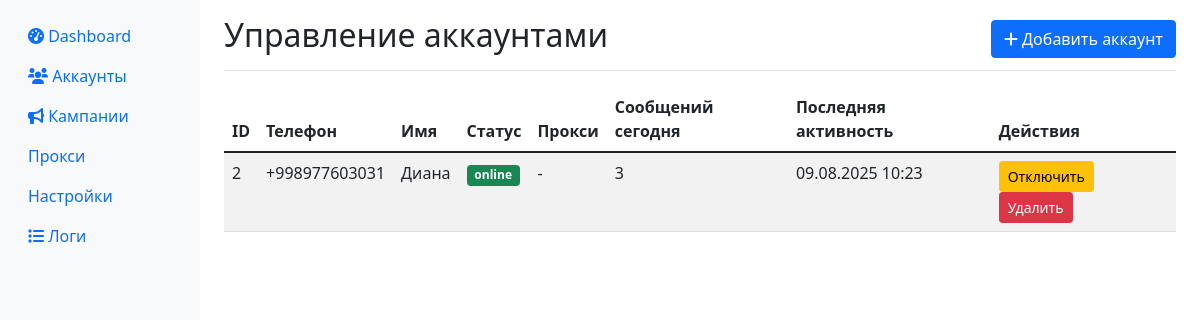
Page /accounts on the earlier database version.
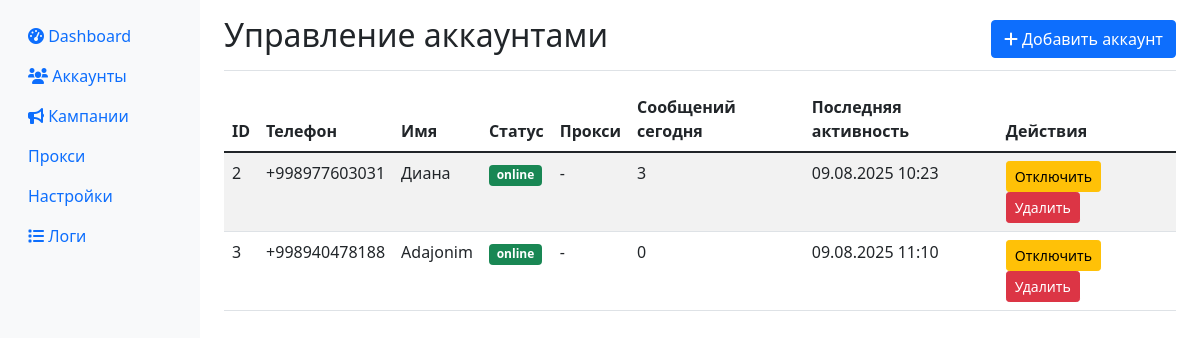
Same page on the later database version.
### app/database.py (models this page shows)
class Account(Base):
    __tablename__ = "accounts"
    id = Column(Integer, primary_key=True, index=True)
    phone = Column(String, unique=True, index=True)
    name = Column(String)
    status = Column(String, default="offline")  # online, offline, blocked, error
    session_data = Column(Text)  # зашифрованная сессия
    proxy = Column(String, nullable=True)
    created_at = Column(DateTime, default=datetime.utcnow)
    last_activity = Column(DateTime, default=datetime.utcnow)
    messages_sent_today = Column(Integer, default=0)
    messages_sent_hour = Column(Integer, default=0)
    last_message_time = Column(DateTime, nullable=True)
    is_active = Column(Boolean, default=True)

### app/web.py (the view)
@app.get("/accounts", response_class=HTMLResponse)
async def accounts_page(request: Request, db: Session = Depends(get_db)):
    accounts = db.query(Account).all()
    return templates.TemplateResponse("accounts.html", {
        "request": request,
        "accounts": accounts
    })

### templates/accounts.html (shortened to what this page needs)
{% extends "base.html" %}
{% block content %}
<div class="d-flex justify-content-between flex-wrap flex-md-nowrap align-items-center pt-3 pb-2 mb-3 border-bottom">
    <h1 class="h2">Управление аккаунтами</h1>
    <button class="btn btn-primary" data-bs-toggle="modal" data-bs-target="#addAccountModal">
        <i class="fas fa-plus"></i> Добавить аккаунт
    </button>
</div>
<div class="table-responsive">
    <table class="table table-striped">
        <thead>
            <tr>
                <th>ID</th>
                <th>Телефон</th>
                <th>Имя</th>
                <th>Статус</th>
                <th>Прокси</th>
                <th>Сообщений сегодня</th>
                <th>Последняя активность</th>
                <th>Действия</th>
            </tr>
        </thead>
        <tbody>
            {% for account in accounts %}
            <tr>
                <td>{{ account.id }}</td>
                <td>{{ account.phone }}</td>
                <td>{{ account.name or '-' }}</td>
                <td>
                    <span class="badge bg-{% if account.status == 'online' %}success{% elif account.status == 'offline' %}secondary{% elif account.status == 'error' %}danger{% else %}warning{% endif %}">
                        {{ account.status }}
                    </span>
                </td>
                <td>{{ account.proxy or '-' }}</td>
                <td>{{ account.messages_sent_today }}</td>
                <td>{{ account.last_activity.strftime('%d.%m.%Y %H:%M') if account.last_activity else '-' }}</td>
                <td>
                    <button class="btn btn-sm btn-{% if account.is_active %}warning{% else %}success{% endif %}"
                            onclick="toggleAccount({{ account.id }})">
                        {% if account.is_active %}Отключить{% else %}Включить{% endif %}
                    </button>
                    <button class="btn btn-sm btn-danger" onclick="deleteAccount({{ account.id }})">
                        Удалить
                    </button>
                </td>
            </tr>
            {% endfor %}
        </tbody>
    </table>
</div>
{% endblock %}

### templates/base.html (shortened to what this page needs)
<!DOCTYPE html>
<html lang="ru">
<head>
    <link href="https://cdn.jsdelivr.net/npm/bootstrap@5.1.3/dist/css/bootstrap.min.css" rel="stylesheet">
    <link href="https://cdnjs.cloudflare.com/ajax/libs/font-awesome/6.0.0/css/all.min.css" rel="stylesheet">
</head>
<body>
    <div class="container-fluid">
        <div class="row">
            <nav class="col-md-2 d-md-block sidebar collapse">
                <div class="position-sticky pt-3">
                    <ul class="nav flex-column">
                        <li class="nav-item">
                            <a class="nav-link" href="/">
                                <i class="fas fa-tachometer-alt"></i> Dashboard
                            </a>
                        </li>
                        <li class="nav-item">
                            <a class="nav-link" href="/accounts">
                                <i class="fas fa-users"></i> Аккаунты
                            </a>
                        </li>
                        <li class="nav-item">
                            <a class="nav-link" href="/campaigns">
                                <i class="fas fa-bullhorn"></i> Кампании
                            </a>
                        </li>
                        <li class="nav-item">
                            <a class="nav-link" href="/proxies">Прокси</a>
                        </li>
                        <li class="nav-item">
                            <a class="nav-link" href="/settings">Настройки</a>
                        </li>
                        <li class="nav-item">
                            <a class="nav-link" href="/logs">
                                <i class="fas fa-list"></i> Логи
                            </a>
                        </li>
                    </ul>
                </div>
            </nav>
            <main class="col-md-10 ms-sm-auto px-md-4">
                {% block content %}{% endblock %}
            </main>
        </div>
    </div>
</body>
</html>

### templates/base.html (style rules this page uses)
.sidebar { min-height: 100vh; background-color: #f8f9fa; }

Differences in the rows shown:
added Account: id "3", phone "+998940478188", name "Adajonim", status "online", proxy "-", messages_sent_today "0", last_activity "09.08.2025 11:10", is_active "Отключить"
